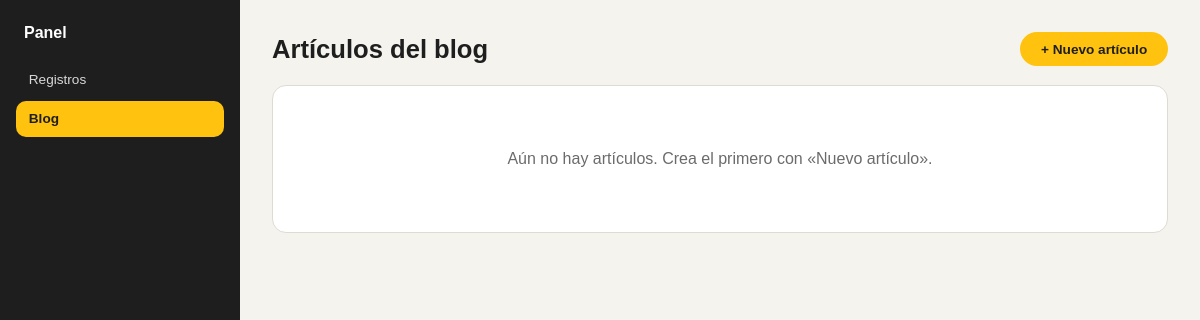
The app's page /panel/blog/ (signed in), older data.
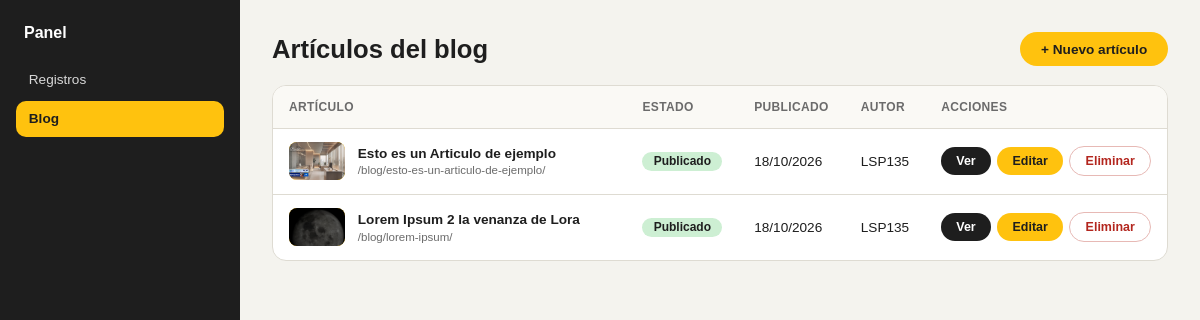
The same page, newer data.
### app/models.py (models this page shows, shortened)
class Post(models.Model):
    titulo = models.CharField(max_length=200)
    slug = models.SlugField(max_length=220, unique=True, blank=True)
    resumen = models.CharField(max_length=300)
    portada = models.ImageField(upload_to="blog/", blank=True)
    contenido = models.TextField()
    publicado = models.BooleanField(default=False)
    fecha_publicacion = models.DateTimeField(null=True, blank=True)
    autor = models.ForeignKey(
        settings.AUTH_USER_MODEL, null=True, blank=True,
        on_delete=models.SET_NULL, related_name="posts",
    )
    creado = models.DateTimeField(auto_now_add=True)
    actualizado = models.DateTimeField(auto_now=True)
    class Meta:
        ordering = ["-fecha_publicacion", "-creado"]
    def get_absolute_url(self):
        return reverse("blog_detalle", args=[self.slug]) if self.slug else ""

### app/views.py (the view)
# urls.py: path("panel/blog/", views.panel_blog, name="panel_blog"),
@solo_staff
def panel_blog(request):
    return render(request, "panel_blog_lista.html", {"posts": Post.objects.select_related("autor")})

### app/templates/panel_blog_lista.html (shortened to what this page needs)
{% extends "panel_base.html" %}
{% block nav_blog %}activa{% endblock %}
{% block contenido %}
  <div class="encabezado">
    <h2>Artículos del blog</h2>
    <div class="barra">
      <a class="btn" href="{% url 'panel_blog_nuevo' %}">+ Nuevo artículo</a>
    </div>
  </div>
  <div class="tabla-wrap">
    {% if posts %}
      <table>
        <thead>
          <tr><th>Artículo</th><th>Estado</th><th>Publicado</th><th>Autor</th><th>Acciones</th></tr>
        </thead>
        <tbody>
          {% for p in posts %}
            <tr>
              <td class="titulo">
                <div class="titulo-fila">
                  <div class="mini">{% if p.portada %}<img src="{{ p.portada.url }}" alt="" width="56" height="38">{% else %}{{ p.titulo|slice:":1" }}{% endif %}</div>
                  <div>
                    <strong>{{ p.titulo }}</strong>
                    {% if p.get_absolute_url %}<small>{{ p.get_absolute_url }}</small>{% endif %}
                  </div>
                </div>
              </td>
              <td class="fijo"><span class="estado {% if p.publicado %}pub{% else %}bor{% endif %}">{% if p.publicado %}Publicado{% else %}Borrador{% endif %}</span></td>
              <td class="fijo">{{ p.fecha_publicacion|date:"d/m/Y"|default:"—" }}</td>
              <td class="fijo">{{ p.autor.get_username|default:"—" }}</td>
              <td class="fijo">
                <div class="acciones">
                  {% if p.get_absolute_url %}<a class="btn oscuro" href="{{ p.get_absolute_url }}" target="_blank" rel="noopener">Ver</a>{% endif %}
                  <a class="btn" href="{% url 'panel_blog_editar' p.pk %}">Editar</a>
                  <form method="post" action="{% url 'panel_blog_eliminar' p.pk %}" onsubmit="return confirm('¿Eliminar «{{ p.titulo|escapejs }}»? No se puede deshacer.');">
                    {% csrf_token %}<button class="btn peligro" type="submit">Eliminar</button>
                  </form>
                </div>
              </td>
            </tr>
          {% endfor %}
        </tbody>
      </table>
    {% else %}
      <p class="vacio">Aún no hay artículos. Crea el primero con «Nuevo artículo».</p>
    {% endif %}
  </div>
{% endblock %}

### app/templates/panel_base.html (shortened to what this page needs)
<!DOCTYPE html>
<html lang="es">
<head>
</head>
<body>
  <div class="layout">
    <nav class="lateral" aria-label="Panel">
      <h1>Panel</h1>
      <ul>
        <li><a href="{% url 'panel' %}" class="{% block nav_leads %}{% endblock %}">Registros</a></li>
        <li><a href="{% url 'panel_blog' %}" class="{% block nav_blog %}{% endblock %}">Blog</a></li>
      </ul>
    </nav>
    <main class="contenido">
      {% block contenido %}{% endblock %}
    </main>
  </div>
</body>
</html>

### app/templates/panel_base.html (style rules this page uses)
:root { --amarillo:#FFC20E; --negro:#1E1E1E; --crema:#F4F3EE; --gris:#6B6B6B; --borde:#DEDBD2; }
*,*::before,*::after { box-sizing:border-box; }
body { margin:0; font-family:"Poppins",Arial,sans-serif; color:var(--negro); background:var(--crema); }
a { color:inherit; text-decoration:none; }
.layout { display:grid; grid-template-columns:240px 1fr; min-height:100vh; }
.lateral { background:var(--negro); color:#fff; padding:1.5rem 1rem; position:sticky; top:0; height:100vh; }
.lateral h1 { font-size:1rem; margin:0 .5rem 1.2rem; }
.lateral ul { list-style:none; margin:0; padding:0; display:grid; gap:.25rem; }
.lateral a { display:block; padding:.65rem .8rem; border-radius:10px; font-size:.85rem; color:#D8D8D8; }
.lateral a.activa { background:var(--amarillo); color:var(--negro); font-weight:600; }
.contenido { padding:2rem; min-width:0; }
.encabezado { display:flex; justify-content:space-between; align-items:center; gap:1rem; flex-wrap:wrap; margin-bottom:1.2rem; }
.encabezado h2 { margin:0; font-size:1.6rem; }
.btn { display:inline-block; border:0; cursor:pointer; font:inherit; font-size:.85rem; font-weight:600; padding:.6rem 1.3rem; border-radius:999px; background:var(--amarillo); color:var(--negro); }
.btn.oscuro { background:var(--negro); color:#fff; }
.btn.peligro { background:#fff; color:#B3261E; border:1px solid #E7B9B5; }

### app/templates/panel_blog_lista.html (style rules this page uses)
.tabla-wrap { overflow-x:auto; background:#fff; border:1px solid var(--borde); border-radius:14px; }
table { width:100%; min-width:760px; border-collapse:collapse; font-size:.85rem; }
th, td { padding:.85rem 1rem; text-align:left; border-bottom:1px solid var(--borde); vertical-align:middle; }
th { font-size:.75rem; font-weight:600; color:var(--gris); background:#FAF9F5; white-space:nowrap; text-transform:uppercase; letter-spacing:.03em; }
tbody tr:last-child td { border-bottom:0; }
td.titulo { width:100%; min-width:240px; overflow-wrap:anywhere; }
.titulo-fila { display:flex; align-items:center; gap:.8rem; }
.mini { width:56px; height:38px; border-radius:8px; background:var(--amarillo); flex-shrink:0; overflow:hidden; display:grid; place-items:center; font-weight:700; }
.mini img { width:100%; height:100%; object-fit:cover; }
.titulo-fila strong { display:block; font-weight:600; line-height:1.3; }
.titulo-fila small { color:var(--gris); font-size:.72rem; }
td.fijo { white-space:nowrap; }
.estado { display:inline-block; padding:.15rem .7rem; border-radius:999px; font-size:.75rem; font-weight:600; }
.estado.pub { background:#CDEFD3; }
.acciones { display:flex; gap:.4rem; flex-wrap:nowrap; align-items:center; }
.acciones form { margin:0; }
.acciones .btn { padding:.4rem .95rem; font-size:.78rem; line-height:1.2; white-space:nowrap; }
.barra { display:flex; gap:.6rem; align-items:center; flex-wrap:wrap; }

Row changes from the older to the newer data that the page shows:
added Post: portada (picture), titulo "Esto es un Articulo de ejemplo", get_absolute_url "/blog/esto-es-un-articulo-de-ejemplo/", publicado "Publicado", fecha_publicacion "18/10/2026", autor.get_username "LSP135"
added Post: portada (picture), titulo "Lorem Ipsum 2 la venanza de Lora", get_absolute_url "/blog/lorem-ipsum/", publicado "Publicado", fecha_publicacion "18/10/2026", autor.get_username "LSP135"
Text that changed along with them:
text no longer shown: "Aún no hay artículos. Crea el primero con «Nuevo artículo»."
text now shown: "ARTÍCULO ESTADO PUBLICADO AUTOR ACCIONES"
